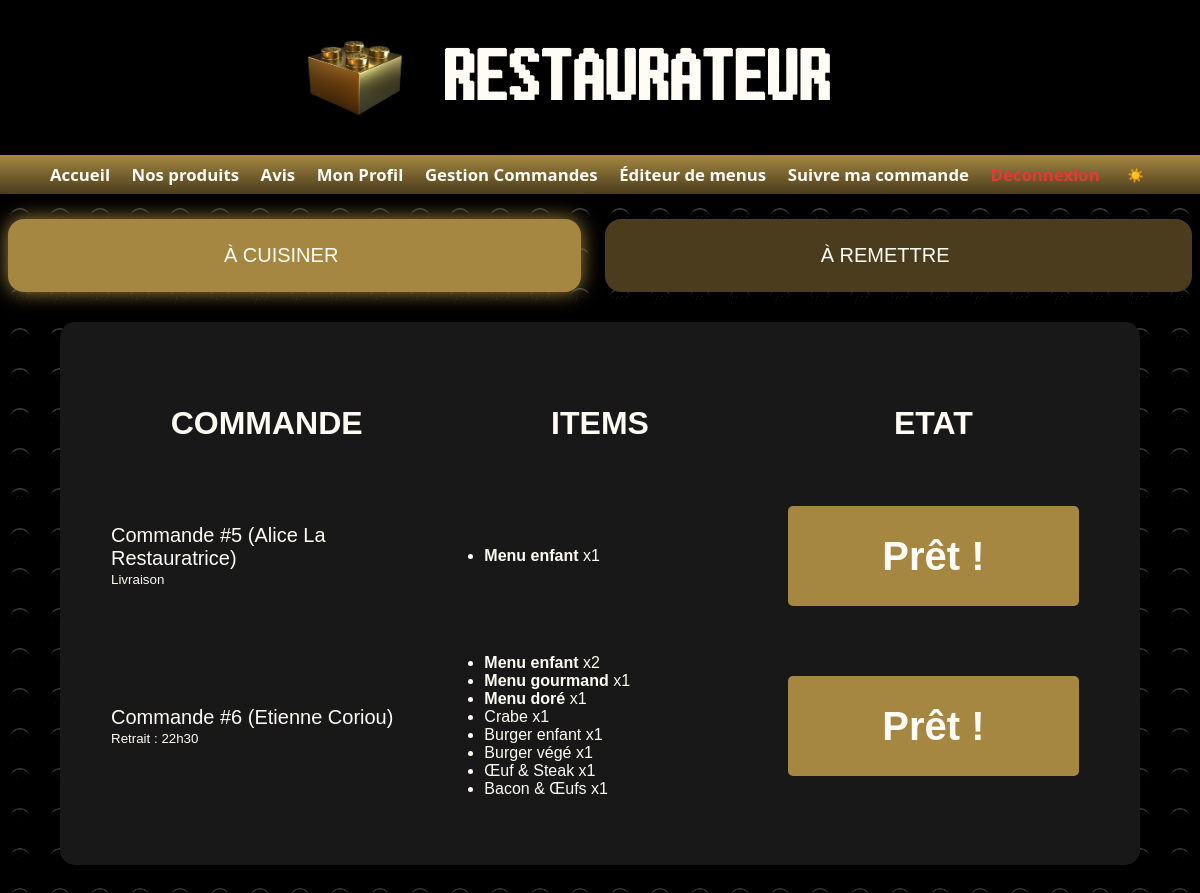
The page /cook (signed in) on the database its author committed.
### tables this page shows
CREATE TABLE orders (
    id INT AUTO_INCREMENT PRIMARY KEY,
    cart_id INT NOT NULL,               
    user_id INT NOT NULL,           
    cook_id INT DEFAULT NULL,
    delivery_person_id INT DEFAULT NULL,
    order_status_id INT DEFAULT 1,  
    is_takeaway BOOLEAN NOT NULL DEFAULT FALSE,
    takeaway_time DATETIME DEFAULT NULL,
    cook_assigned_at DATETIME DEFAULT NULL,
    delivery_person_assigned_at DATETIME DEFAULT NULL,
    
    FOREIGN KEY (cart_id) REFERENCES cart(id) ON DELETE CASCADE,
    FOREIGN KEY (user_id) REFERENCES users(id) ON DELETE CASCADE,
    FOREIGN KEY (cook_id) REFERENCES users(id) ON DELETE SET NULL,
    FOREIGN KEY (delivery_person_id) REFERENCES users(id) ON DELETE SET NULL,
    FOREIGN KEY (order_status_id) REFERENCES order_status(id)
);

CREATE TABLE cart_food (
    cart_id INT,
    food_id INT,
    quantity INT DEFAULT 1,
    PRIMARY KEY (cart_id, food_id),
    FOREIGN KEY (cart_id) REFERENCES cart(id) ON DELETE CASCADE,
    FOREIGN KEY (food_id) REFERENCES food(id) ON DELETE CASCADE
);

CREATE TABLE food (
    id INT PRIMARY KEY AUTO_INCREMENT,
    name VARCHAR(30) NOT NULL,
    food_type INT,
    price FLOAT NOT NULL,
    description VARCHAR(255) NOT NULL,
    image_path VARCHAR(50) NOT NULL,
    FOREIGN KEY(food_type) REFERENCES food_type(id)
);

### src/controllers/Controller.php (called while the page is built, shortened)
<?php
class Controller {
    protected function render($view, $data = []) {
        extract($data);
        require_once dirname(__DIR__, 2) . "/views/{$view}.php";
    }
}

### src/controllers/CookController.php (called while the page is built, shortened)
<?php
class CookController extends Controller {
    private function getEnrichedPendingOrders() {
        require_once __DIR__ . '/../models/Order.php';
        $pending_orders = Order::getOrdersFromState(['paid', 'preparing']);
        $pending_orders = array_filter($pending_orders, function($order) {
            return empty($order['delivery_person_id']);
        });
        $pending_orders = array_values($pending_orders);
        for ($i = 0; $i < count($pending_orders); $i++) {
            $pending_orders[$i]['items'] = Order::getOrderItems($pending_orders[$i]['id']);
        }
        return $pending_orders;
    }
    public function index() {
        require_once __DIR__ . '/../models/Cart.php';
        require_once __DIR__ . '/../models/Order.php';
        include_once __DIR__ . '/../format_data.php';
        $uid = $_SESSION['user']['id'];
        $is_admin = User::isAdmin($uid);
        $cart_count = Cart::getCartCount();
        $pending_orders = $this->getEnrichedPendingOrders();
        $delivery_orders = Order::getOrdersFromState(['ready', 'shipping']);
        $deliverers = User::getUsersFromRole('delivery_person');
        $this->render(
            'cook',
            [
                'is_admin' => $is_admin,
                'cart_count' => $cart_count,
                'get_name' => 'getName',
                'pending_orders' => $pending_orders,
                'delivery_orders' => $delivery_orders,
                'deliverers' => $deliverers
            ]
        );
    }
}

### public/index.php (called while the page is built, shortened)
<?php
require_once '../src/router.php';
$router = new Router();
$router->add('GET', 'admin', 'AdminController', 'index');
$router->add('GET', 'register', 'AuthController', 'showRegister');
$router->add('GET', 'login', 'AuthController', 'showLogin');
$router->add('GET', 'logout', 'AuthController', 'logout');
$router->add('GET', 'add_menu_food', 'CookController', 'addMenuFood');
$router->add('GET', 'food_picker', 'CookController', 'foodPicker');
$router->add('GET', 'delivery', 'DeliveryController', 'index');
$router->add('GET', 'api_delivery', 'DeliveryController', 'apiDeliveryGetPending');
$router->add('GET', '', 'HomeController', 'index');
$router->add('GET', 'orders', 'OrdersController', 'index');
$router->add('GET', 'order_history', 'OrderHistoryController', 'index');
$router->add('GET', 'order_tracking', 'OrderTrackingController', 'index');
$router->add('GET', 'api_order_status', 'OrderTrackingController', 'apiOrderStatus');
$router->add('GET', 'payment_result', 'PaymentResultController', 'index');
$router->add('GET', 'products', 'ProductsController', 'index');
$router->add('GET', 'profile', 'ProfileController', 'index');
$router->add('GET', 'cook', 'CookController', 'index');
$router->add('GET', 'menu_editor', 'CookController', 'menuEditor');
$router->add('GET', 'api_cook', 'CookController', 'apiCookGetPending');
$router->add('GET', 'reviews', 'ReviewsController', 'index');
$router->add('POST', 'global_reduction', 'AdminController', 'applyGlobalReduction');
$router->add('POST', 'api_ban_user', 'AdminController', 'apiBanUser');
$router->add('POST', 'register', 'AuthController', 'processRegister');
$router->add('POST', 'login', 'AuthController', 'processLogin');
$router->add('POST', 'update_menu', 'CookController', 'updateMenu');
$router->add('POST', 'confirm_delivery', 'DeliveryController', 'confirmDelivery');
$router->add('POST', 'cancel_delivery', 'DeliveryController', 'cancelDelivery');
$router->add('POST', 'set_delivery_type', 'OrdersController', 'setDeliveryType');
$router->add('POST', 'update_cart', 'OrdersController', 'updateCart');
$router->add('POST', 'apply_coupon', 'OrdersController', 'applyCoupon');
$router->add('POST', 'profile', 'ProfileController', 'updateProfile');
$router->add('POST', 'assign_order', 'CookController', 'assignOrder');
$router->add('POST', 'finish_takeaway', 'CookController', 'finishTakeaway');
$router->add('POST', 'reviews', 'ReviewsController', 'addReview');
$url = $_SERVER['REQUEST_URI'];
$method = $_SERVER['REQUEST_METHOD'];
$router->dispatch($url, $method);

### src/models/Order.php (called while the page is built, shortened)
<?php
require_once __DIR__ . '/../db_connect.php';
class Order {
    public static function getOrdersFromState($order_names) {
        global $pdo;
        $placeholders = implode(',', array_fill(0, count($order_names), '?'));
        $stmt = $pdo->prepare("
            SELECT
                o.id,
                u.first_name,
                u.last_name,
                o.is_takeaway,
                o.takeaway_time,
                deliv.first_name AS delivery_first_name,
                deliv.last_name AS delivery_last_name
            FROM orders o
            JOIN users u ON o.user_id = u.id
            JOIN order_status os ON o.order_status_id = os.id
            LEFT JOIN users deliv ON o.delivery_person_id = deliv.id
            WHERE os.name IN ($placeholders)
            ORDER BY COALESCE(o.takeaway_time, '1000-01-01 00:00:00') ASC, o.id ASC
        ");
        $stmt->execute($order_names);
        return $stmt->fetchAll();
    }
    public static function getOrderItems($order_id) {
        global $pdo;
        $stmt = $pdo->prepare("
            SELECT f.name, cf.quantity
            FROM orders o
            JOIN cart_food cf ON cf.cart_id = o.cart_id
            JOIN food f ON f.id = cf.food_id
            WHERE o.id = ?
        ");
        $stmt->execute([$order_id]);
        $foods = $stmt->fetchAll();
        $stmt = $pdo->prepare("
            SELECT m.name, cm.quantity
            FROM orders o
            JOIN cart_menu cm ON cm.cart_id = o.cart_id
            JOIN menu m ON m.id = cm.menu_id
            WHERE o.id = ?
        ");
        $stmt->execute([$order_id]);
        $menus = $stmt->fetchAll();
        return ['foods' => $foods, 'menus' => $menus];
    }
}

### src/format_data.php (called while the page is built, shortened)
<?php
function concatenate($dict, $values, $separator = ' ') {
    $result = [];
    foreach ($values as $val) {
        if (!empty($dict[$val])) {
            $result[] = $dict[$val];
        }
    }
    return implode($separator, $result);
}
function getName($name_dict) {
    return concatenate($name_dict, ['first_name', 'last_name'], ' ');
}

### views/cook.php (the view, shortened to what this page needs)
<?php
include __DIR__ . '/../includes/header.php';
?>
<main>
        <div class="tabs">
            <nav class="tabs-nav">
                <label class="tab-item">
                    <span>À CUISINER</span>
                </label>
                <label class="tab-item">
                    <span>À REMETTRE</span>
                </label>
            </nav>
            <div class="tab-content" id="pending-content">
                <table>
                    <tr>
                        <td><h3>COMMANDE</h3></td>
                        <td><h3>ITEMS</h3></td>
                        <td><h3 id="state">ETAT</h3></td>
                    </tr>
                    <?php foreach ($pending_orders as $order): ?>
                    <tr>
                        <td>
                            <span>Commande #<?= $order['id'] ?> (<?= getName($order) ?>)</span>
                            <?php if (isset($order['is_takeaway']) && $order['is_takeaway']): ?>
                                <br><small>Retrait : <?= $order['takeaway_time'] ? date('H\hi', strtotime($order['takeaway_time'])) : 'Au plus vite' ?></small>
                            <?php else: ?>
                                <br><small>Livraison</small>
                            <?php endif; ?>
                                </td>
                                    <td class="order-items">
                                        <ul>
                                            <?php foreach ($order['items']['menus'] as $menu): ?>
                                                <li><strong><?= $menu['name'] ?></strong> x<?= $menu['quantity'] ?></li>
                                            <?php endforeach; ?>
                                            <?php foreach ($order['items']['foods'] as $food): ?>
                                                <li><?= $food['name'] ?> x<?= $food['quantity'] ?></li>
                                            <?php endforeach; ?>
                                        </ul>
                                    </td>
                                <td>
                            <form action="/assign_order" method="POST">
                                <button id="manage" type="submit" class="basic-btn action-btn">Prêt !</button>
                            </form>
                        </td>
                    </tr>
                    <?php endforeach; ?>
                </table>
            </div>
        </div>
    </main>

### src/router.php (shortened to what this page needs)
<?php
class Router {
    private $routes = [];
    public function add($method, $path, $controller, $action) {
        $path = trim($path, '/');
        $this->routes[] = ['method' => $method, 'path' => $path, 'controller' => $controller, 'action' => $action];
    }
    public function dispatch($requestedUrl, $requestMethod) {
        $requestedUrl = trim(parse_url($requestedUrl, PHP_URL_PATH), '/');
        require_once __DIR__ . '/controllers/Controller.php';
        foreach ($this->routes as $route) {
            if ($route['path'] === $requestedUrl && $route['method'] === $requestMethod) {
                $actionName = $route['action'];
                $controller = new $controllerName();
                $controller->$actionName();
                return;
            }
        }
    }
}

### rows shown on the page
orders: id "5", order "Alice La Restauratrice", is_takeaway "Livraison", name "Menu enfant", quantity "1"
orders: id "6", order "Etienne Coriou", takeaway_time "22h30", name "Menu enfant", quantity "2", name "Menu gourmand", quantity "1", name "Menu doré"
cart_food: food.name "Crabe", quantity "1"
cart_food: food.name "Burger enfant", quantity "1"
cart_food: food.name "Burger végé", quantity "1"
cart_food: food.name "Œuf & Steak", quantity "1"
cart_food: food.name "Bacon & Œufs", quantity "1"
